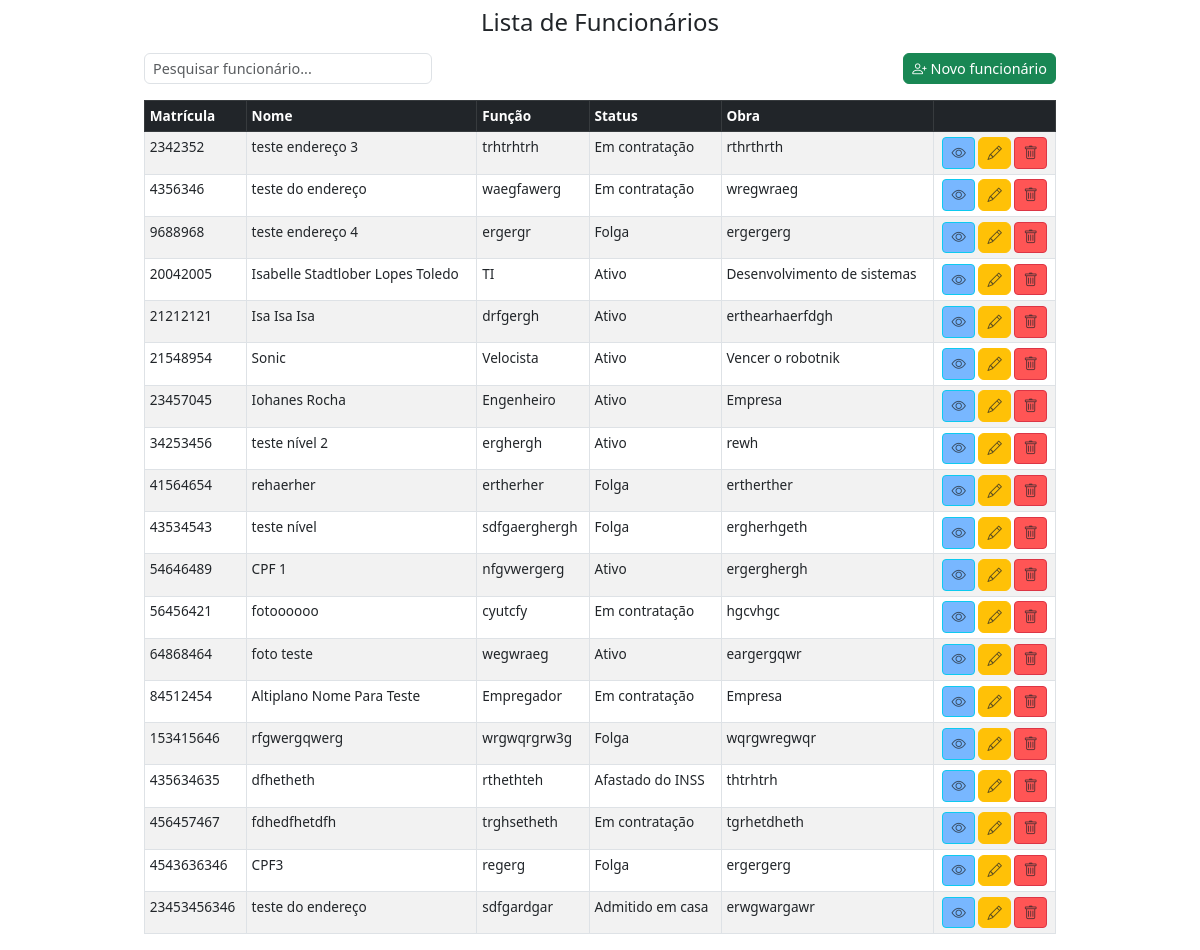
The page /listar/ on the database as committed earlier.
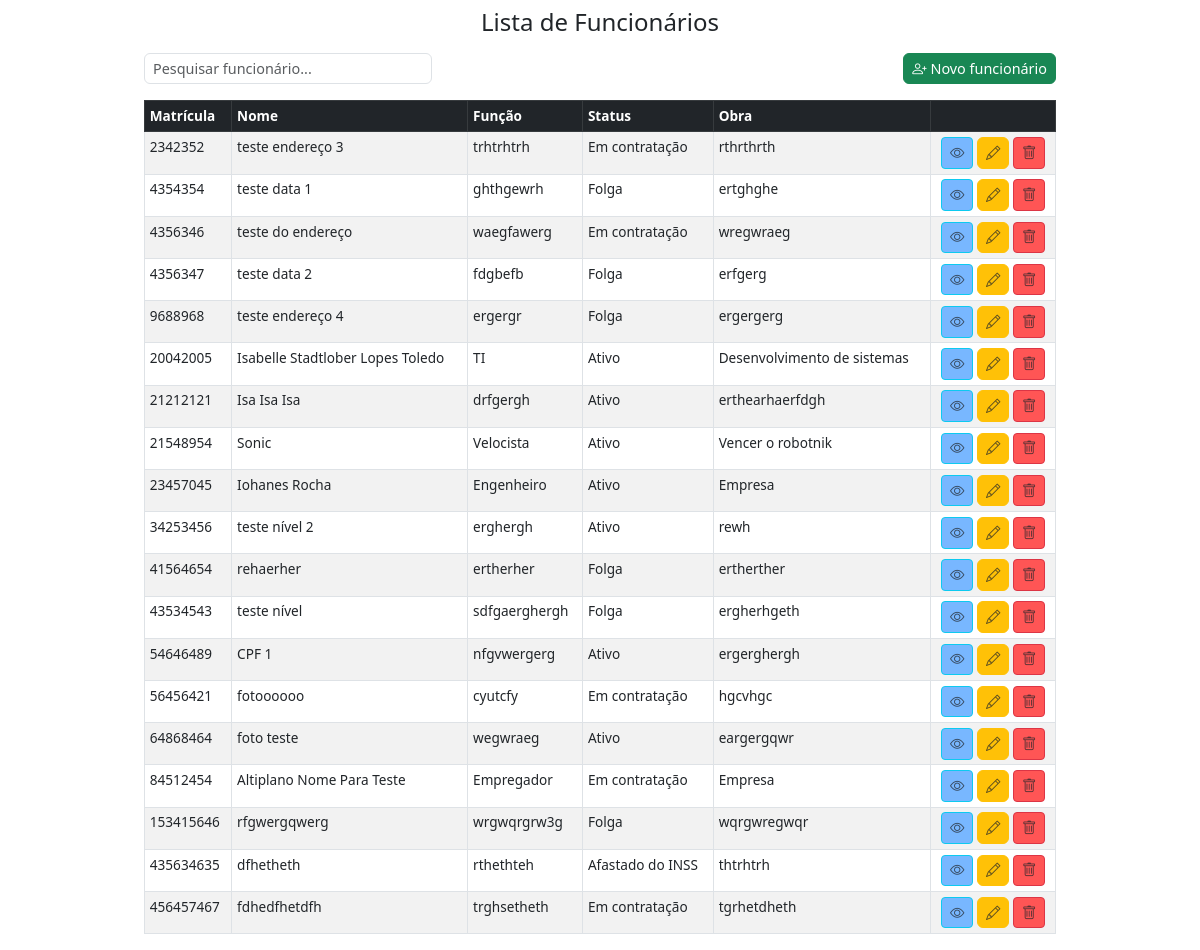
The same page on the database as committed later.
### core/models.py (models this page shows, shortened)
class Funcionario(models.Model):
    matricula = models.IntegerField(primary_key=True)
    nome = models.CharField(max_length=100, default='')
    funcao = models.CharField( max_length=100, verbose_name="Função", default='')
    nivel_funcao = models.IntegerField(choices=NIVEL_FUNCAO_CHOICES, default=1)
    status = models.CharField(max_length=2, choices=STATUS_CHOICES, default='A')
    obra = models.CharField(max_length=150, default='')
    foto = models.ImageField(upload_to='fotos_funcionarios/', blank=True, null=True)
    cpf = models.CharField(max_length=14, blank=True, null=True)
    data_admissao = models.DateField(null=True, blank=True)
    cep = models.CharField(max_length=9, blank=True, null=True)
    logradouro = models.CharField(max_length=255, blank=True, null=True)
    bairro = models.CharField(max_length=100, blank=True, null=True)
    cidade = models.CharField(max_length=100, blank=True, null=True)
    uf = models.CharField(max_length=2, blank=True, null=True)

### core/views.py (the view)
class ListFuncionario(ListView):
    template_name = 'index.html'
    model = Funcionario
    context_object_name = 'funcionarios'
    def get_context_data(self, **kwargs):
        context = super().get_context_data(**kwargs)
        if 'form' not in context:
            context['form'] = FuncionarioForm()
        return context

### core/forms.py (shortened to what this page needs)
class FuncionarioForm(forms.ModelForm):
    class Meta:
        model = Funcionario
        fields = '__all__'
        widgets = {
            'foto': forms.FileInput(),
            'nivel_funcao': forms.Select(),
            'cep': forms.TextInput(attrs={'id': 'id_cep'}),
            'logradouro': forms.TextInput(attrs={'id': 'id_logradouro'}),
            'bairro': forms.TextInput(attrs={'id': 'id_bairro'}),
            'cidade': forms.TextInput(attrs={'id': 'id_cidade'}),
            'uf': forms.TextInput(attrs={'id': 'id_uf'}),
             'data_admissao': forms.DateInput(attrs={'type': 'date'}),
        }
    def __init__(self, *args, **kwargs):
        super().__init__(*args, **kwargs)
        for field_name, field in self.fields.items():
            css_class = 'form-control'
            if self.errors.get(field_name):
                css_class += ' is-invalid'
            field.widget.attrs.update({'class': css_class})

### core/templates/index.html (shortened to what this page needs)
{% extends 'base.html' %}
{% block content %}
{% load static %}
<div class="container mt-3">
    <div class="container mt-3">
        <div class="row mb-3 align-items-center">
            <div class="col-md-4">
                <input id="searchInput" type="search" class="form-control" placeholder="Pesquisar funcionário...">
            </div>
            <div class="col-md-8 text-end">
                <button class="btn btn-success" data-bs-toggle="modal" data-bs-target="#funcionarioModal"
                    onclick="setCreateMode()"><i class="bi bi-person-plus"></i> Novo funcionário
                </button>
            </div>
        </div>
        <table class="table table-bordered table-striped">
            <thead class="table-dark">
                <tr>
                    <th scope="col">Matrícula</th>
                    <th scope="col">Nome</th>
                    <th scope="col">Função</th>
                    <th scope="col">Status</th>
                    <th scope="col">Obra</th>
                    <th></th>
                </tr>
            </thead>
            <tbody>
                {% for funcionario in funcionarios %}
                <tr>
                    <td>{{ funcionario.matricula }}</td>
                    <td>{{ funcionario.nome }}</td>
                    <td>{{ funcionario.funcao }}</td>
                    <td>{{ funcionario.get_status_display }}</td>
                    <td>{{ funcionario.obra }}</td>
                    <td class="text-center">
                        <button type="button" class="btn btn-sm btn-info text-white" style="background-color: #78b7ff;"
                            data-bs-toggle="modal" data-bs-target="#viewModal{{ funcionario.matricula }}">
                            <i class="bi bi-eye text-muted"></i>
                        </button>
                        <button class="btn btn-warning text-white" data-bs-toggle="modal"
                            data-bs-target="#funcionarioModal" data-matricula="{{ funcionario.matricula }}"
                            data-nome="{{ funcionario.nome }}" data-funcao="{{ funcionario.funcao }}"
                            data-nivel_funcao="{{ funcionario.nivel_funcao }}" data-status="{{ funcionario.status }}"
                            data-obra="{{ funcionario.obra }}" data-cpf="{{ funcionario.cpf }}"
                            data-data_admissao="{{ funcionario.data_admissao|date:'Y-m-d' }}"
                            data-cep="{{ funcionario.cep }}" data-logradouro="{{ funcionario.logradouro }}"
                            data-bairro="{{ funcionario.bairro }}" data-cidade="{{ funcionario.cidade }}"
                            data-uf="{{ funcionario.uf }}" onclick="handleEditClick(this)">
                            <i class="bi bi-pencil text-muted"></i>
                        </button>
                        <button type="button" class="btn btn-sm btn-danger text-white"
                            style="background-color: #ff5555;" data-bs-toggle="modal"
                            data-bs-target="#deleteModal{{ funcionario.matricula }}">
                            <i class="bi bi-trash text-muted"></i>
                        </button>
                    </td>
                </tr>
                {% empty %}
                <tr>
                    <td colspan="5" class="text-center">Nenhum funcionário cadastrado.</td>
                </tr>
                {% endfor %}
            </tbody>
        </table>
    </div>
        {% endblock %}

Rows that differ between the two databases and show on the page:
removed Funcionario: matricula "4543636346", nome "CPF3", funcao "regerg", status "Folga", obra "ergergerg"
removed Funcionario: matricula "23453456346", nome "teste do endereço", funcao "sdfgardgar", status "Admitido em casa", obra "erwgwargawr"
added Funcionario: matricula "4354354", nome "teste data 1", funcao "ghthgewrh", status "Folga", obra "ertghghe"
added Funcionario: matricula "4356347", nome "teste data 2", funcao "fdgbefb", status "Folga", obra "erfgerg"
